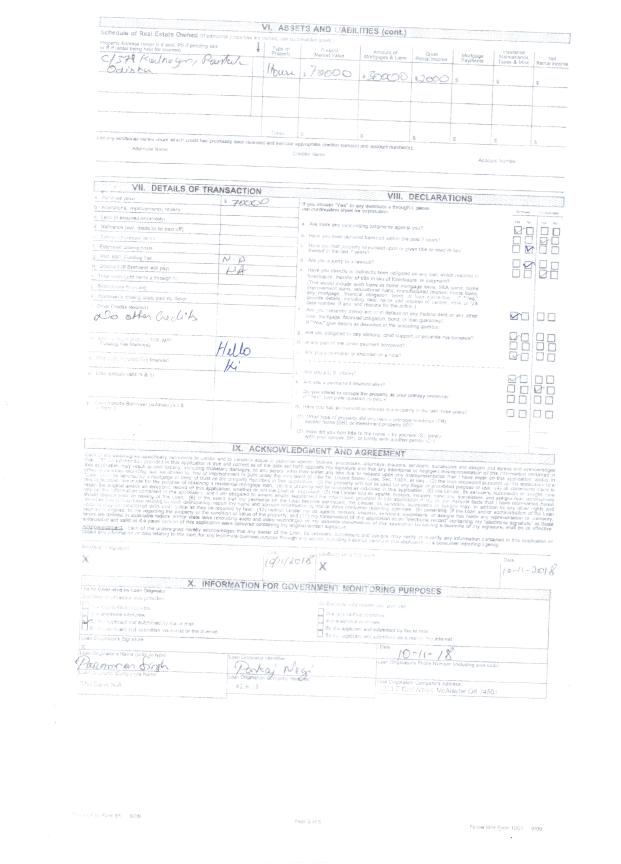
#> input picture Pyimages/Module1/Page3.jpeg, 2481 x 3456 px (shown at 1/4 size)
$ python Example20-1.10.2-EdgeDetection.py --image ../Page3.jpeg
#> lines starting #> are read from the running program, lines starting #| are printed output that depends on the picture; after the words box and inside, x2 and y2 are one past the last pixel; in counts of white or black regions, pixels touching at a corner belong together
"""
Edge detection:
    The Canny edge detector:
      The Canny edge detector is a multi-step algorithm used to detect a wide range of edges in images.
      The algorithm itself was introduced by John F. Canny in his 1986 paper, A Computational Approach To Edge Detection
      Canny edge detector is also a building block for methods such as object detection in images. Whether we are
      finding the distance from our camera to an object, building a mobile document scanner, or finding a Game Boy
      screen in an image,
      Edge:
      Edge is defined as discontinuities in pixel intensity, or more simply, a sharp difference and change in pixel values
    We should always parse a GrayScale image for the edge detection
    Canny edge detection algorithm, which is a multi-step process:

        1>Applying Gaussian smoothing to the image to help reduce noise.
        2>Computing the G_{x} and G_{y} image gradients using the Sobel kernel.
        3>Applying non-maxima suppression to keep only the local maxima of gradient magnitude pixels that are pointing
        in the direction of the gradient.
        4>Defining and applying the T_{upper} and T_{lower} thresholds for Hysteresis thresholding.

        Step 1: Gaussian smoothing:
            >smoothing and blurring, smoothing an image allows us to ignore much of the detail and instead focus on the
            actual structure.
            >This also makes sense in the context of edge detection — we are not interested in the actual detail of the
            image. Instead, we want to apply edge detection to find the structure and outline of the objects in the
            image so we can further process them.

        Step 2: Gradient orientation and magnitude:
            >compute the gradient orientation and magnitude
            >as we have seen, the gradient magnitude is quite susceptible to noise and does not make for the best edge
            detector. We need to add two more steps on to the process to extract better edges

        Step 3: Non-maxima Suppression:(edge thinning Process)
            >the edges themselves are still quite noisy and blurred, but in reality there should only be one edge
            response for a given region, not a whole clump of pixels reporting themselves as edges.
            >To apply non-maxima suppression we need to examine the gradient magnitude G and orientation at each pixel and then
                1>Compare the current pixel to the 3 times 3 neighborhood surrounding it.
                2>Determine in which direction the orientation is pointing:
                    1>If it’s pointing towards the north or south, then examine the north and south magnitude.
                    1>If the orientation is pointing towards the east or west, then examine the east and west pixels.
                3>If the center pixel magnitude is greater than both the pixels it is being compared to, then preserve
                    the magnitude. Otherwise, discard it.
        Step 4: Hysteresis thresholding:
            >Even after applying non-maxima suppression, we may need to remove regions of an image that are not
            technically edges, but still responded as edges after computing the gradient magnitude and applying
            non-maximum suppression.
            >To ignore these regions of an image, we need to define two thresholds: T_{upper} and T_{lower}
                1>Any gradient value G > T_{upper}  is sure to be an edge.
                2>Any gradient value G < T_{lower} is definitely not an edge, so immediately discard these regions.
                3>And any gradient value that falls into the range T_{lower} < G < T_{upper} needs to undergo additional tests:
                    1>if the particular gradient value is connected to a strong edge (i.e. G > T_{upper}), then mark the
                    pixel as an edge
                    2>If the gradient pixel is not connected to a strong edge, then discard it.
                Setting these threshold ranges is not always a trivial process.
                1>If the threshold range is too wide then we’ll get many false edges instead of being about to find
                just the structure and outline of an object in an image
                2>Similarly, if the threshold range is too tight, we won’t find many edges at all and could be at
                risk of missing the structure/outline of the object entirely
                So we will learn how to automatically tune the Thresold upper and lower values.
       Method= cv2.Canny(image, threshold-Lower, threshold-upper, edges, aperturesize, L2Gradient)
       threshold-Lower=T{Lower}
       threshold-upper=T{Upper}

       Now as we could see that everytime we need to provide the upper and lower threshold values manually so this can
       also be automated, moreover each image we should have a different set of values


    Automatically tuning edge detection parameters:
    What are the optimal values for the thresholds?
    This question is especially important when you are processing multiple images with different contents captured under
    varying lighting conditions

    Algorithm to determine automatically a reliable Threshold limits:
    def auto_canny(image, sigma=0.33):
        # compute the median of the single channel pixel intensities
        v = np.median(image)

        # apply automatic Canny edge detection using the computed median
        lower = int(max(0, (1.0 - sigma) * v))
        upper = int(min(255, (1.0 + sigma) * v))
        edged = cv2.Canny(image, lower, upper)

        # return the edged image
        return edged
    >We start by defining our auto_canny  function. This function requires a single argument, image , which is the
    single-channel image that we want to detect images in. An optional argument, sigma , can be used to vary the
    percentage thresholds that are determined based on simple statistics.
    >Next up, we compute the median of the pixel intensities in the image. Unlike the mean, the median is less sensitive
    to outlier pixel values inside the image, thus making it a more stable and reliable statistic for automatically
    tuning threshold values
    >We then take this median value and construct two thresholds, lower  and upper . These thresholds are constructed
    based on the +/- percentages controlled by the sigma  argument
    >A lower value of sigma  indicates a tighter threshold, whereas a larger value of sigma  gives a wider threshold.
    In general, you will not have to change this sigma  value often. Simply select a single, default sigma  value and
    apply it to your entire dataset of images.
    >Note: In practice, sigma=0.33  tends to give good results on most of the dataset

    using the Above algorithm and methods we can mostly detect the edges of the image automatically

"""

import argparse
import cv2
import numpy as np


def auto_canny(image, sigma=0.33):
    # compute the median of the single channel pixel intensities
    v = np.median(image)

    # apply automatic Canny edge detection using the computed median
    lower = int(max(0, (1.0 - sigma) * v))
    upper = int(min(255, (1.0 + sigma) * v))
    edged = cv2.Canny(image, lower, upper)

    # return the edged image
    return edged

ap=argparse.ArgumentParser()
ap.add_argument("-i","--image",required=True,help="Path to the Image")
args=vars(ap.parse_args())

#loading the image and converting it into the grayscale and then blurring it to reduce the data
image=cv2.imread(args['image'])
#> image is the input picture: shape (3456, 2481, 3); mean B, G, R 251.9, 251.2, 250.8
gray=cv2.cvtColor(image, cv2.COLOR_BGR2GRAY)
blurred=cv2.GaussianBlur(gray,(5,5),0)

#showing the original and the blurred image
cv2.imshow("Original",image)
cv2.waitKey(0)
cv2.imshow("Blurred",blurred)
cv2.waitKey(0)
# Computing wide mid range and tight threshold for edges
wide=cv2.Canny(blurred,10,200)
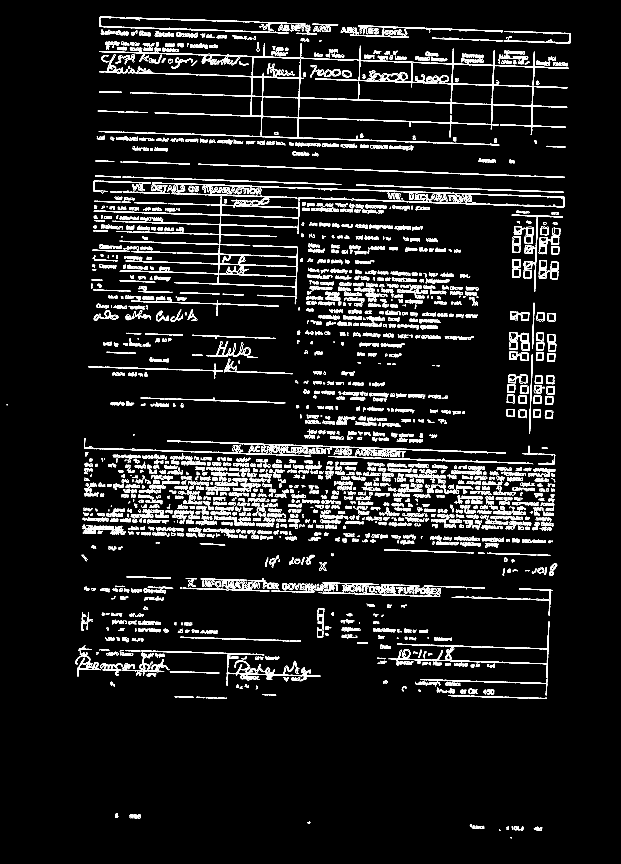
#> wide: shape (3456, 2481) (shown at 1/4 size); 4.2% white in thin lines or dots, all inside (x1, y1, x2, y2) = (26, 66, 2283, 3353)
mid=cv2.Canny(blurred,50,150)
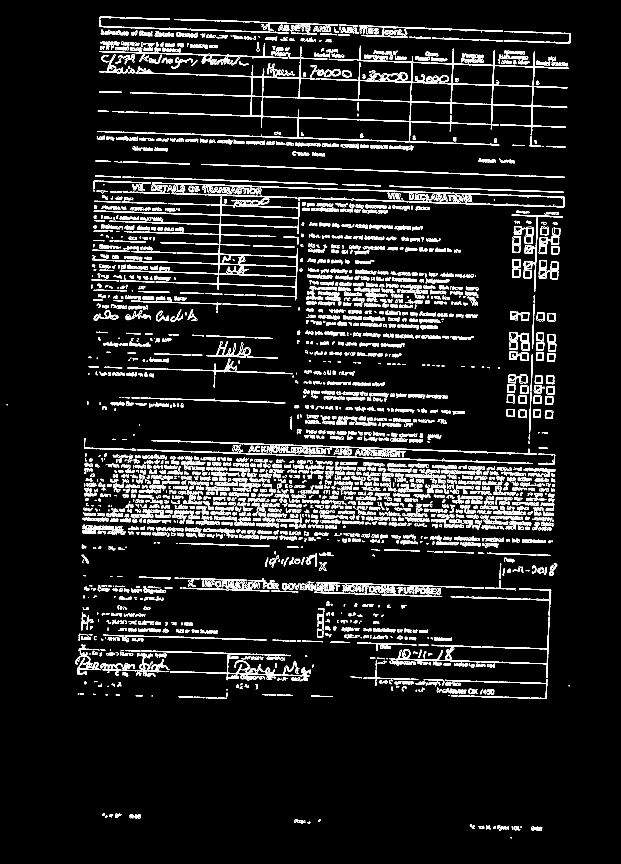
#> mid: shape (3456, 2481) (shown at 1/4 size); 4.6% white in thin lines or dots, all inside (x1, y1, x2, y2) = (26, 66, 2283, 3353)
tight=cv2.Canny(blurred, 225,250)
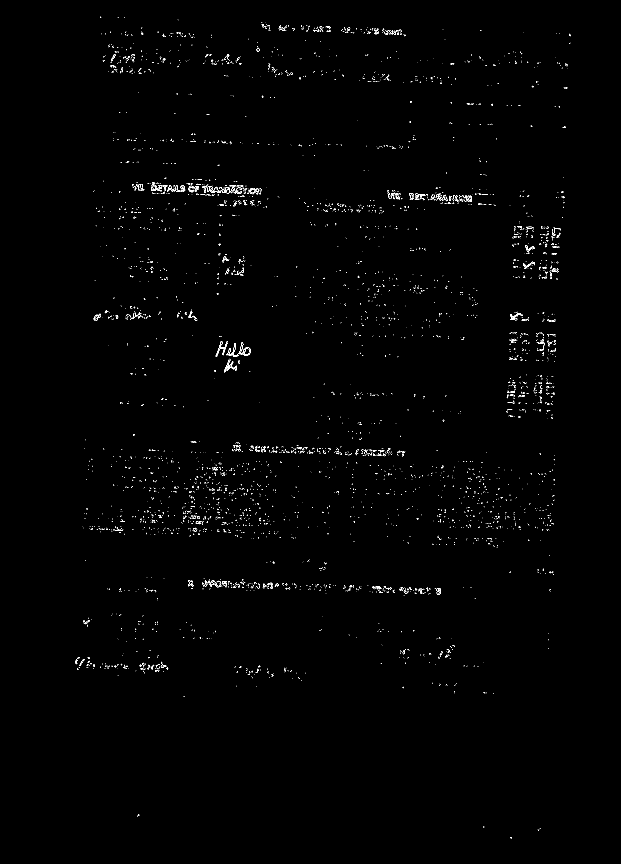
#> tight: shape (3456, 2481) (shown at 1/4 size); 0.34% white in thin lines or dots, all inside (x1, y1, x2, y2) = (300, 67, 2283, 3353)

#Showing the Edge maps
cv2.imshow("Wide Edge Map", wide)
cv2.imshow("Mid Edge Map", mid)
cv2.imshow("Tight Edge Map", tight)
cv2.waitKey(0)

auto = auto_canny(blurred)
#> in auto_canny, `v = np.median(image)`: v = 255
#> in auto_canny, `lower = int(max(0, (1.0 - sigma) * v))`: lower = 170
#> in auto_canny, `upper = int(min(255, (1.0 + sigma) * v))`: upper = 255
#> in auto_canny, `edged = cv2.Canny(image, lower, upper)`:
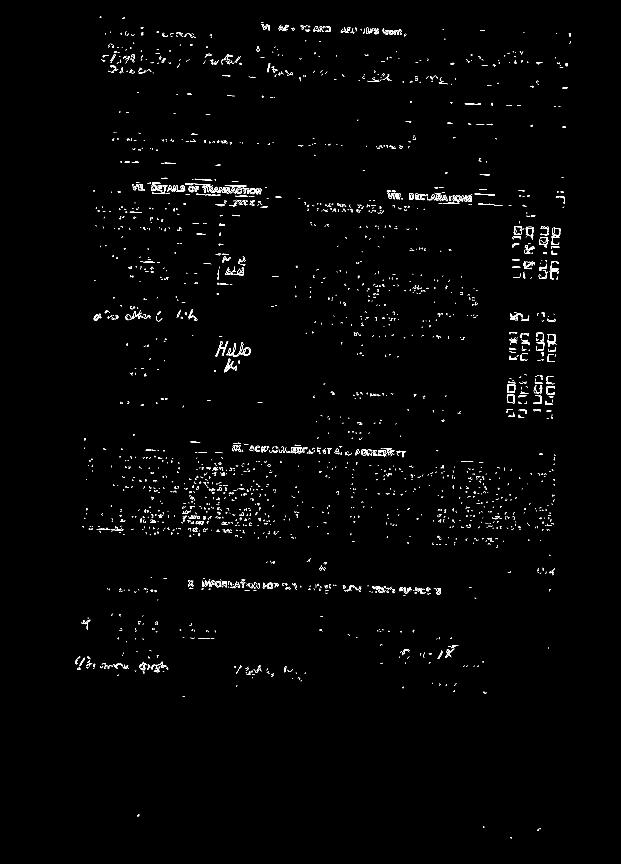
#> edged: shape (3456, 2481) (shown at 1/4 size); 0.62% white in thin lines or dots, all inside (x1, y1, x2, y2) = (300, 67, 2283, 3353)

# show the images
cv2.imshow("Auto", auto)
cv2.waitKey(0)
